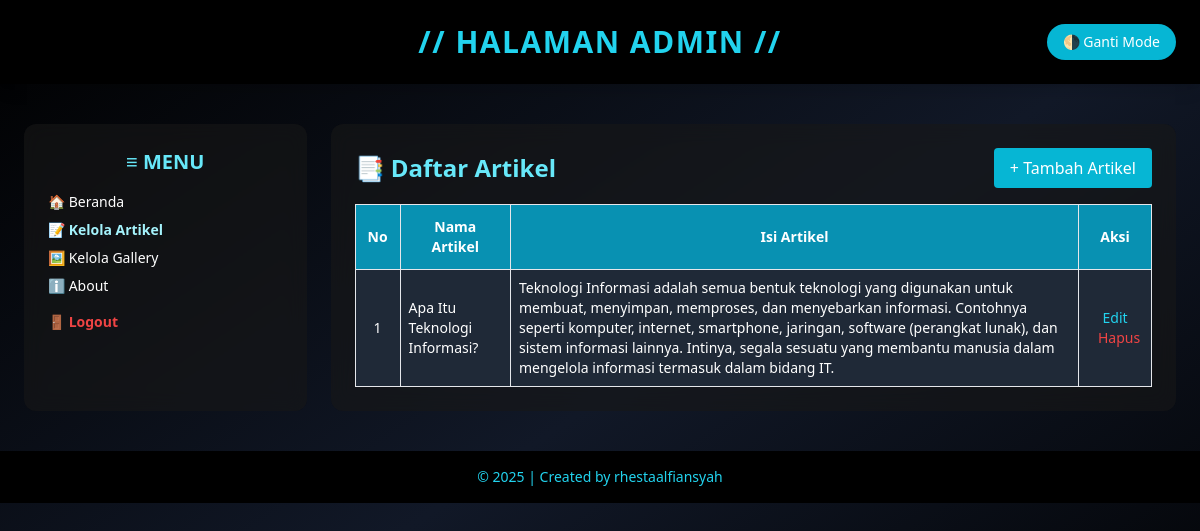
Screenshot of /admin/data_artikel.php (signed in) with the database file from the repository.
### tables this page shows
CREATE TABLE `tbl_artikel` (
  `id_artikel` int(5) NOT NULL,
  `nama_artikel` text NOT NULL,
  `isi_artikel` text NOT NULL
);

### admin/data_artikel.php (the view, shortened to what this page needs)
<?php
include('../koneksi.php');
?>
<!DOCTYPE html>
<html lang="en" class="dark">
<head>
    <script src="https://cdn.tailwindcss.com"></script>
</head>
<body class="bg-gradient-to-br from-black via-gray-900 to-black text-white dark:text-white light:bg-gray-100 light:text-gray-900 min-h-screen transition duration-300">
    <header class="bg-black bg-opacity-90 dark:bg-black light:bg-white text-cyan-400 py-6 shadow-lg text-center relative">
        <h1 class="text-3xl font-extrabold tracking-wider uppercase">// HALAMAN ADMIN //</h1>
        <button id="toggleMode" class="absolute right-6 top-6 bg-cyan-500 text-white px-4 py-2 rounded-full shadow hover:bg-cyan-600 transition text-sm">
            🌗 Ganti Mode
        </button>
    </header>
    <div class="flex flex-col lg:flex-row max-w-7xl mx-auto mt-10 px-6 gap-6">
        <aside class="lg:w-1/4 w-full glass p-6 rounded-xl text-white light:text-black">
            <h2 class="text-xl font-bold text-cyan-300 text-center mb-4">≡ MENU</h2>
            <ul class="space-y-2 text-sm">
                <li><a href="beranda_admin.php" class="block hover:text-cyan-300 hover-glow">🏠 Beranda</a></li>
                <li><a href="data_artikel.php" class="block font-semibold text-cyan-200 hover-glow">📝 Kelola Artikel</a></li>
                <li><a href="data_gallery.php" class="block hover:text-cyan-300 hover-glow">🖼️ Kelola Gallery</a></li>
                <li><a href="about.php" class="block hover:text-cyan-300 hover-glow">ℹ️ About</a></li>
                <li><a href="logout.php" onclick="return confirm('Apakah anda yakin ingin keluar?');"
                       class="block text-red-500 hover:text-red-400 font-semibold hover:underline mt-4">🚪 Logout</a></li>
            </ul>
        </aside>
        <main class="lg:w-3/4 w-full glass p-6 rounded-xl overflow-auto">
            <div class="flex justify-between items-center mb-4">
                <h2 class="text-2xl font-bold text-cyan-300">📑 Daftar Artikel</h2>
                <a href="add_artikel.php" class="bg-cyan-500 text-white px-4 py-2 rounded hover:bg-cyan-600 transition hover-glow font-medium">+ Tambah Artikel</a>
            </div>
            <div class="overflow-x-auto">
                <table class="min-w-full table-auto border border-gray-300 text-sm text-white light:text-black">
                    <thead class="bg-cyan-600 text-white">
                        <tr>
                            <th class="p-3 border">No</th>
                            <th class="p-3 border">Nama Artikel</th>
                            <th class="p-3 border">Isi Artikel</th>
                            <th class="p-3 border">Aksi</th>
                        </tr>
                    </thead>
                    <tbody class="dark:bg-gray-800 light:bg-white">
                        <?php
                        $sql = "SELECT * FROM tbl_artikel";
                        $query = mysqli_query($db, $sql);
                        $no = 1;
                        while ($data = mysqli_fetch_array($query)) {
                            echo "<tr class='even:bg-gray-700 light:even:bg-gray-100'>";
                            echo "<td class='border p-2 text-center'>" . $no++ . "</td>";
                            echo "<td class='border p-2'>" . htmlspecialchars($data['nama_artikel']) . "</td>";
                            echo "<td class='border p-2'>" . htmlspecialchars($data['isi_artikel']) . "</td>";
                            echo "<td class='border p-2 text-center space-x-2'>
                                <a href='edit_artikel.php?id_artikel={$data['id_artikel']}' class='text-cyan-400 hover:underline hover-glow'>Edit</a>
                                <a href='delete_artikel.php?id_artikel={$data['id_artikel']}' onclick='return confirm(\"Yakin ingin menghapus?\")' class='text-red-500 hover:underline hover-glow'>Hapus</a>
                            </td>";
                            echo "</tr>";
                        }
                        ?>
                    </tbody>
                </table>
            </div>
        </main>
    </div>
    <footer class="bg-black bg-opacity-90 text-center py-4 mt-10 text-cyan-400 text-sm dark:bg-black light:bg-white light:text-gray-700">
        &copy; <?php echo date('Y'); ?> | Created by rhestaalfiansyah
    </footer>
</body>
</html>

### admin/data_artikel.php (style rules this page uses)
.glass { backdrop-filter: blur(10px); background-color: rgba(24, 24, 24, 0.6); }

### rows the page displays
tbl_artikel: nama_artikel "Apa Itu Teknologi Informasi?", isi_artikel "Teknologi Informasi adalah semua bentuk teknologi yang digunakan untuk membuat, menyimpan, memproses, dan menyebarkan informasi. Contohnya seperti komputer, internet, smartphone, jaringan, software (perangkat lunak), dan sistem informasi lainnya. Intinya, segala sesuatu yang membantu manusia dalam mengelola informasi termasuk dalam bidang IT."
